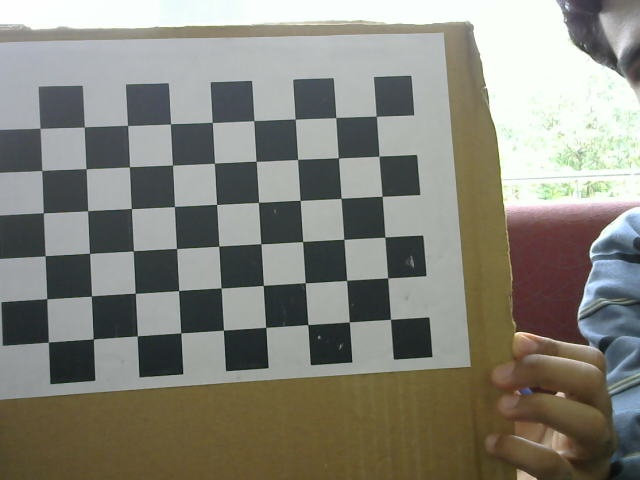
//> input picture opencvfiles/left02.jpg, 640 x 480 px, given in place of the camera
$ ./final left02.jpg   (built with g++ and OpenCV 4, older OpenCV classes emulated)
//> lines starting //> are read from the running program, lines starting //| are printed output that depends on the picture
#include <iostream>
#include <string>
#include "opencv2/core/core.hpp"
#include "opencv2/calib3d/calib3d.hpp"
#include <opencv2/highgui/highgui.hpp>
#include <opencv2/imgproc/imgproc.hpp>
#include <stdio.h>
#include <opencv2/contrib/contrib.hpp>


using namespace cv;
using namespace std;


Mat img;

void mouseEvent(int evt, int x, int y, int flags, void* param)

{                   int avg =0;

    if (evt == CV_EVENT_LBUTTONDOWN)

    {   Vec3f intensity = img.at<Vec3f>(y,x);

       float blue = intensity.val[0];

       float green = intensity.val[1];

       float red = intensity.val[2];

        // if(red<300)

         { //avg = avg +red;

        cout<< red<<endl;

          }

    }

}

int main(int argc, char* argv[])
{
    VideoCapture cap1(1);
    VideoCapture cap2(2);
                       // open the default camera
    Mat img1,img2, left,right;;
    char* method = argv[1];
   while(true)

    {
        cap1.read(left);
//> left is the input picture: 480 rows x 640 cols, CV_8UC3; mean B, G, R 122.7, 132.1, 133
	cap2.read(right);
	 // get a new frame from camera
        // do any processing

	//imwrite("/home/ashutosh/opencvprojects/image_left.png", img11);
        //imwrite("/home/ashutosh/opencvprojects/image_right.png", img2);
        //system( "gimp /home/ashutosh/opencvprojects/image_left.png");
   	Mat Q,M1,M2,P1,P2,R1,R2,D1,D2;


	M1=(Mat_<double>(3,3)<<8.2900017783565295e+02, 0., 3.2042782765977876e+02, 0.,
       8.2285596303928298e+02, 2.3994849499924541e+02, 0., 0., 1.);
	M2=(Mat_<double>(3,3)<<8.2900017783565295e+02, 0., 3.1863535614317152e+02, 0.,
       8.2285596303928298e+02, 2.4031482644508694e+02, 0., 0., 1.);
	P1=(Mat_<double>(3,4)<< 7.8252666964915318e+02, 0., 3.4725458145141602e+02, 0., 0.,
       7.8252666964915318e+02, 2.4029708480834961e+02, 0., 0., 0., 1.,
       0. );
	P2=(Mat_<double>(3,4)<<  7.8252666964915318e+02, 0., 3.4725458145141602e+02,
       2.2945069986540311e+03, 0., 7.8252666964915318e+02,
       2.4029708480834961e+02, 0., 0., 0., 1., 0.);
	R1=(Mat_<double>(3,3)<< 9.9955718702076612e-01, 9.4587928515038871e-04,
       -2.9741136284796684e-02, -7.7819761906424106e-04,
       9.9998374086297548e-01, 5.6491077308724151e-03,
       2.9745996093568827e-02, -5.6234617512030006e-03,
       9.9954167116450632e-01 );
	R2=(Mat_<double>(3,3)<<  9.9929496646888738e-01, -2.3296359383598975e-02,
       -2.9442310191548936e-02, 2.3129996254717542e-02,
       9.9971458953873960e-01, -5.9785229485381551e-03,
       2.9573184867408873e-02, 5.2933073649321502e-03,
       9.9954860193686346e-01);
	D1=(Mat_<double>(1,8)<<  4.7345198951448973e-02, -6.4704644799383781e-01, 0., 0., 0.,
       0., 0., -8.3437885112429928e+00);
	D2=(Mat_<double>(1,8)<<  2.2021069911931975e-02, 5.4811361938338278e-02, 0., 0., 0.,
       0., 0., -4.2084612245123765e-01);
Mat cam1map1,cam1map2;
Mat cam2map1,cam2map2;
initUndistortRectifyMap(M1,D1,R1,P1,Size(640,480),CV_16SC2,cam1map1,cam1map2);
initUndistortRectifyMap(M2,D2,R2,P2,Size(640,480),CV_16SC2,cam2map1,cam2map2);

remap(left,img1,cam1map1,cam1map2,INTER_LINEAR);
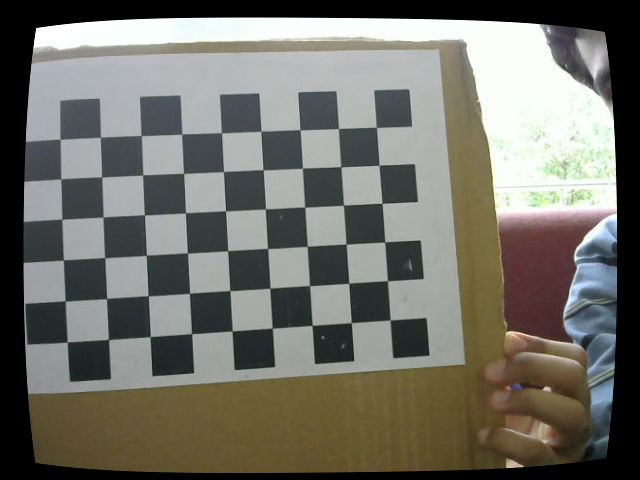
//> img1: 480 rows x 640 cols, CV_8UC3; mean B, G, R 104.7, 112.9, 113.6
remap(right,img2,cam2map1,cam2map2,INTER_LINEAR);
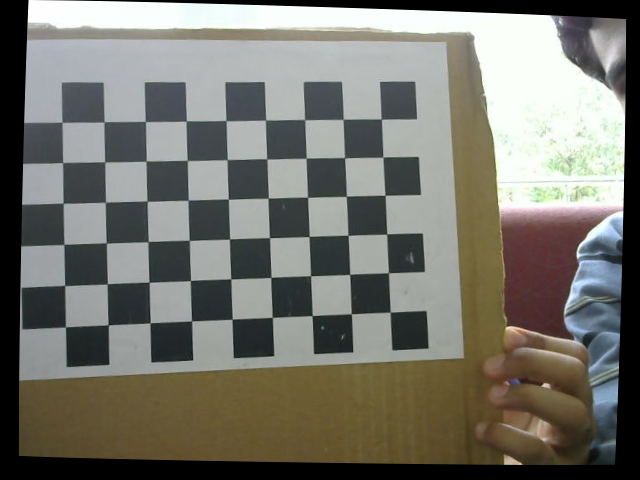
//> img2: 480 rows x 640 cols, CV_8UC3; mean B, G, R 108.9, 117.2, 117.9
Mat disp,disparity,g1,g2;

cvtColor(img1, g1, CV_BGR2GRAY);
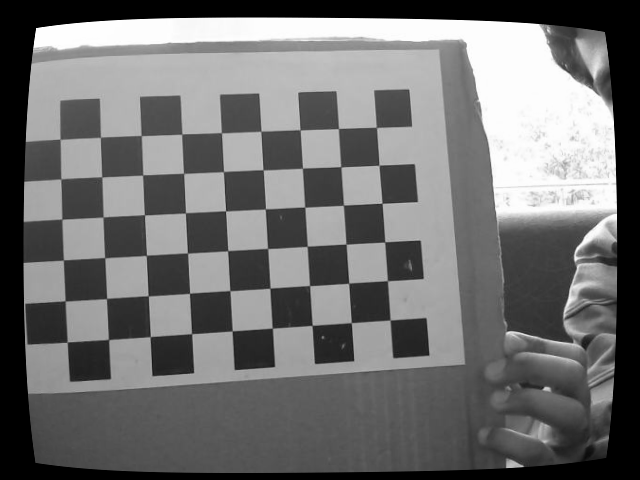
//> g1: 480 rows x 640 cols, CV_8UC1; min 0, max 255, mean 112.2
cvtColor(img2, g2, CV_BGR2GRAY);
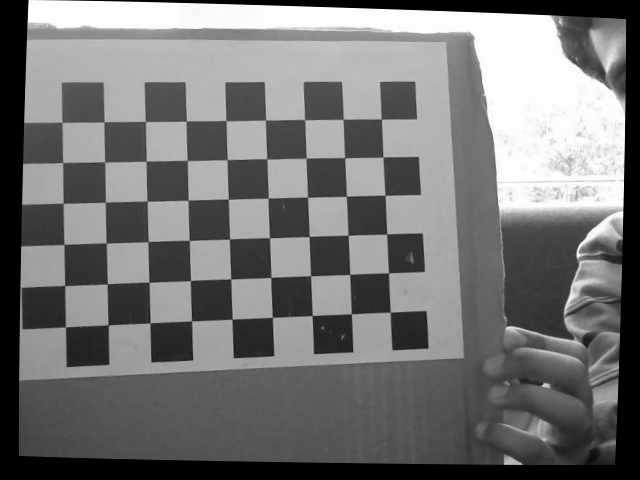
//> g2: 480 rows x 640 cols, CV_8UC1; min 0, max 255, mean 116.5
//Mat fundamental_matrix= findFundamentalMat(img1,img2,FM_RANSAC,3.,0.99);
if (!(strcmp(method, "BM")))
{
   StereoBM sbm;
   sbm.state->SADWindowSize =9;
   sbm.state->numberOfDisparities = 96;
   sbm.state->preFilterSize = 5;
   sbm.state->preFilterCap = 61;
   sbm.state->minDisparity = -127 ;
   sbm.state->textureThreshold = 507;
   sbm.state->uniquenessRatio = 0;
   sbm.state->speckleWindowSize = 0;
   sbm.state->speckleRange = 8;
   sbm.state->disp12MaxDiff = 1;
   sbm(g1, g2, disp);
   //disp.convertTo(disp8,CV_8U,255/128*16.0);
}
       Q=(Mat_<double>(4,4)<< 1., 0., 0., 8.6582224788665771e+03, 0., 1., 0.,

       7.5069656372070313e+01, 0., 0., 0., -2.0918405446154462e+04, 0.,

       0., -1.2906999244682757e-01, 0. );

  	/*Q=(Mat_<double>(4,4)<< 1., 0., 0., -3.4725467300415039e+02, 0., 1., 0.,
       -2.4029708480834961e+02, 0., 0., 0., 7.8252675802400540e+02, 0.,
       0., -1.3374253614777099e-01, 0. );*/

	Q.convertTo(Q, CV_32F);

      //  cout<<Q<<endl;


          // you can increase delay to 2 seconds here

    // the camera will be deinitialized automatically in VideoCapture destructor
	normalize(disp, disparity, 0, 255, CV_MINMAX, CV_8U);
        // Reproject image to 3D by OpenCV

     	cout<<disparity.rows << " "<<disparity.cols<<endl;
        cout<<disp.type()<<endl;

       Mat newdisp(disp.rows,disp.cols,3);

        for (int i = 0; i < disp.rows; i++)

		{       for (int j = 0; j < disp.cols; j++)

			{

                            Scalar Intensity=disp.at<short>(i,j);
                            newdisp.at<short>(i,j)=Intensity.val[0]+2048;
                            Scalar Intensity2=((newdisp.at<short>(i,j)/16)*16)/16;
                            cout<<Intensity2.val[0]<<" ";

                              //  cout<<image3D_ptr[j][2]<<endl;

			}

							cout<<endl;

		}


	cv::Mat image3D;
        newdisp.convertTo(newdisp, CV_32F);
	cv::reprojectImageTo3D(newdisp, image3D, Q,true, CV_32F);
        cv::Mat image(image3D.rows,image3D.cols,5);
        cv::Mat image1(image3D.rows,image3D.cols,5);
        cv::Mat image2(image3D.rows,image3D.cols,5);
        cv::Mat depth,x,y;
        float z[image3D.rows][image3D.cols];
               img=image3D;
           int k=0;


      for (int i = 0; i < image3D.rows; i++)

	{

		const cv::Vec3f* image3D_ptr = image3D.ptr<cv::Vec3f>(i);


		for (int j = 0; j < image3D.cols; j++)

		{

                            image.at<float>(i,j)=image3D_ptr[j][2];

                                       //if(image.at<float>(i,j)<0)


				  //   if(image3D_ptr[j][2] < 6000)
                                  //   cout<<image3D_ptr[j][2]*0.026<<endl;

		}

	}


        normalize(image, depth,0, 255, CV_MINMAX, CV_8UC1);

        namedWindow("Depth Map",WINDOW_NORMAL);

        resizeWindow("Depth Map",600,600);

        setMouseCallback("Depth Map", mouseEvent, &image3D);

//> (the run ends here: the program stops with an error, at `imshow("Depth Map",depth);`)

$ run again, on opencvfiles/left04.jpg
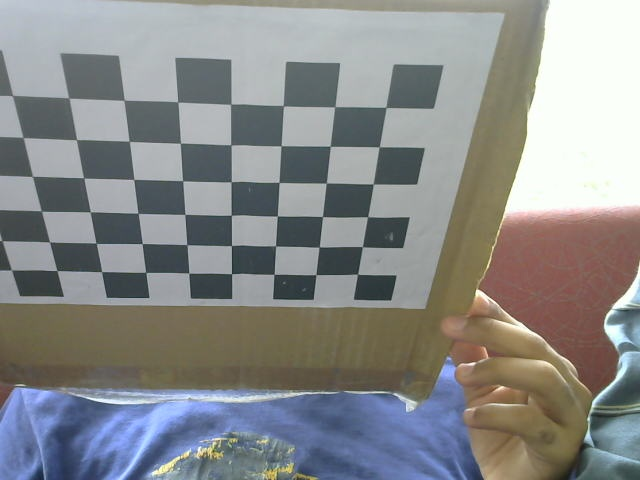
//> input picture opencvfiles/left04.jpg, 640 x 480 px, given in place of the camera
//> left is the input picture: 480 rows x 640 cols, CV_8UC3; mean B, G, R 138.1, 138.4, 136.8
//> `remap(left,img1,cam1map1,cam1map2,INTER_LINEAR);`:
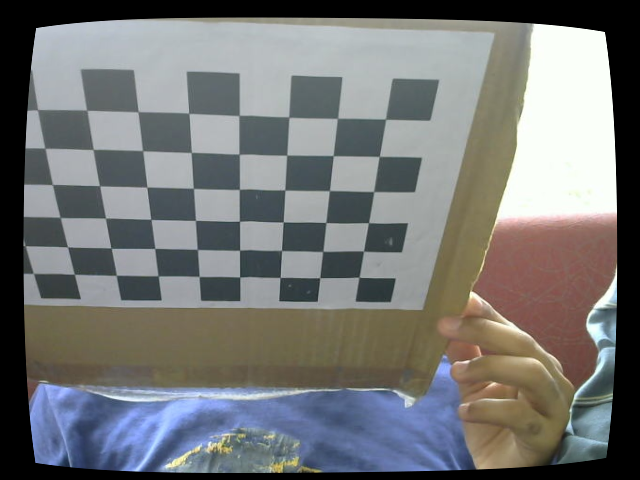
//> img1: 480 rows x 640 cols, CV_8UC3; mean B, G, R 117.5, 117.8, 116.4
//> `cvtColor(img2, g2, CV_BGR2GRAY);`:
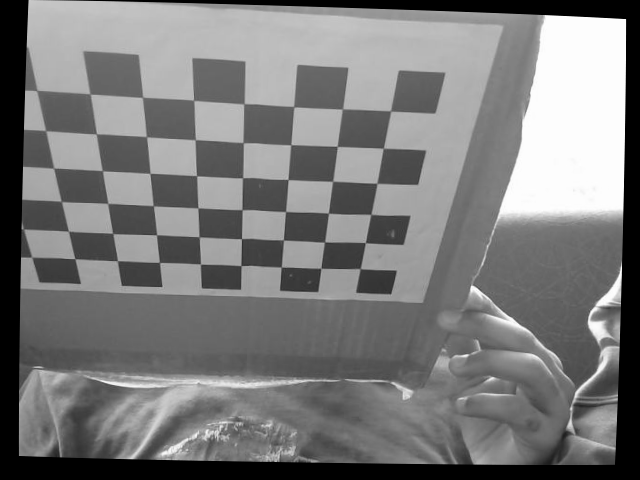
//> g2: 480 rows x 640 cols, CV_8UC1; min 0, max 255, mean 122.1

$ run again, on opencvfiles/left05.jpg
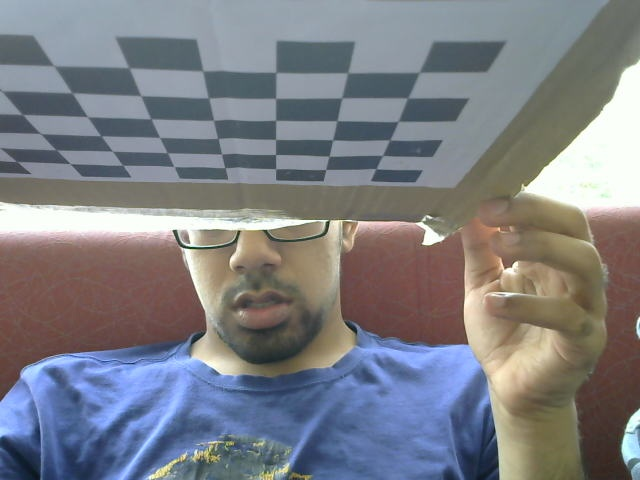
//> input picture opencvfiles/left05.jpg, 640 x 480 px, given in place of the camera
//> left is the input picture: 480 rows x 640 cols, CV_8UC3; mean B, G, R 132.2, 126.3, 124.5
//> `remap(left,img1,cam1map1,cam1map2,INTER_LINEAR);`:
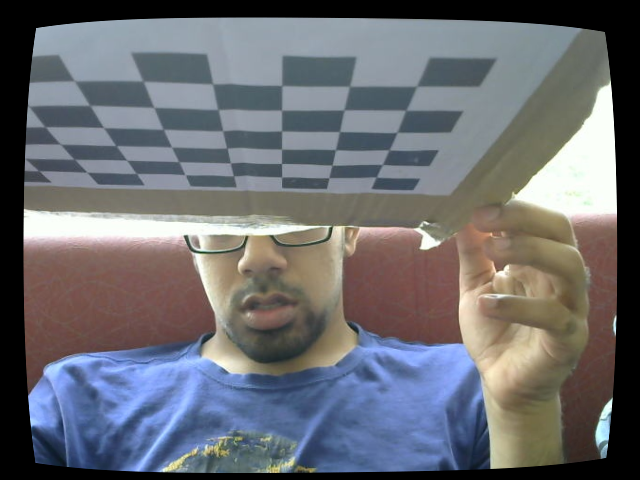
//> img1: 480 rows x 640 cols, CV_8UC3; mean B, G, R 113.4, 108.2, 106.7
//> `cvtColor(img2, g2, CV_BGR2GRAY);`:
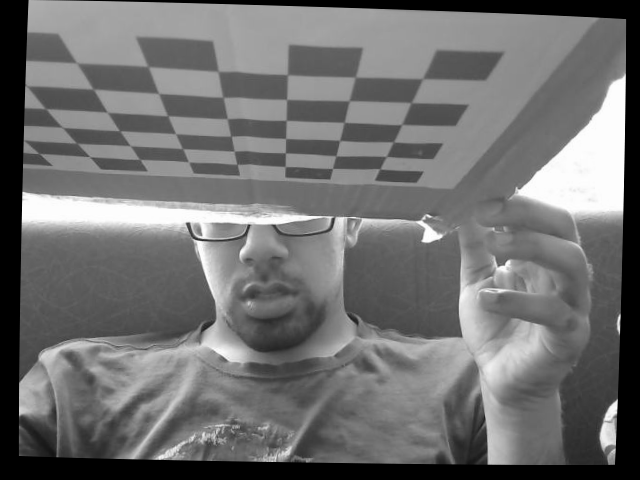
//> g2: 480 rows x 640 cols, CV_8UC1; min 0, max 255, mean 112.2
